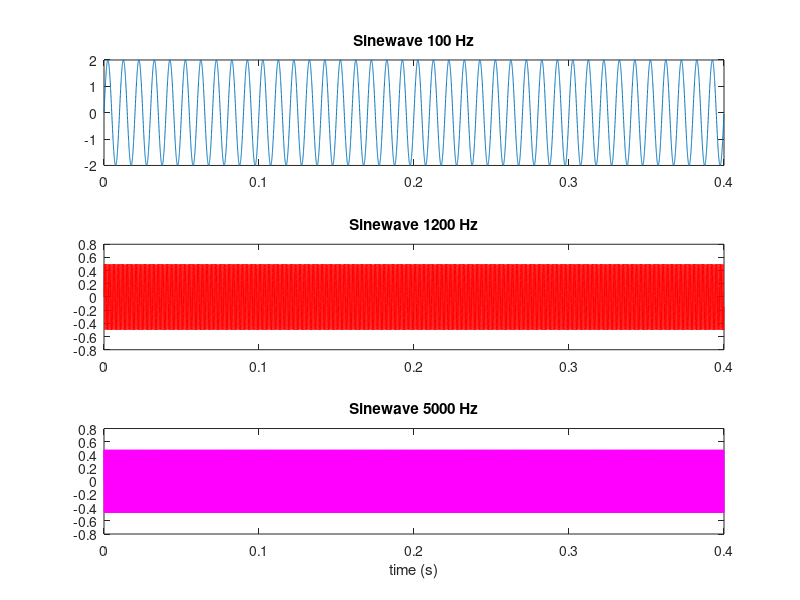
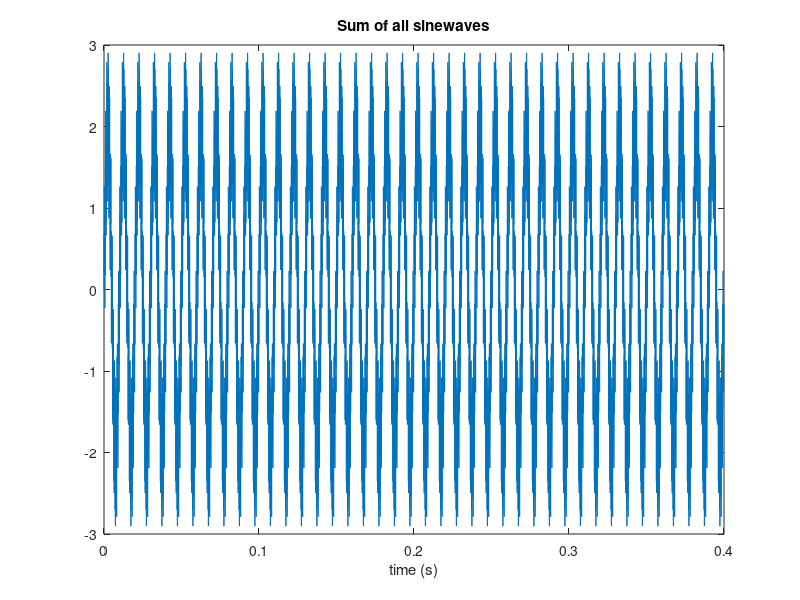

Here is the MATLAB script that generated these plots, in order:
%% Digital Signal Processing - Federal Institute of São Paulo
% Author: Bruno Godoi Eilliar
% Notes:

clear all
close all
clc

%% Variables
fa = 25e3;                          % Hz
Ta = 1/fa;                          % 1/Hz
n = 10000;                          % number of sampes
t = (0 : Ta : n*Ta - Ta);           % Time vector

%% Sinewaves
% 100 Hz
sin100 = 2*sin(2*pi*100*t);

% 1200 Hz
sin1k2 = 0.5*sin(2*pi*1200*t);

% 5000 Hz
sin5k = 0.5*sin(2*pi*5000*t);

%% Plot
figure(1);
subplot(3,1,1);
plot(t, sin100);
title('Sinewave 100 Hz');

subplot(3,1,2);
plot(t, sin1k2, 'r');
title('Sinewave 1200 Hz');

subplot(3,1,3);
plot(t, sin5k, 'm');
title('Sinewave 5000 Hz');
xlabel('time (s)');

figure(2);
plot(t, sin100+sin1k2+sin5k);
title('Sum of all sinewaves');
xlabel('time (s)');